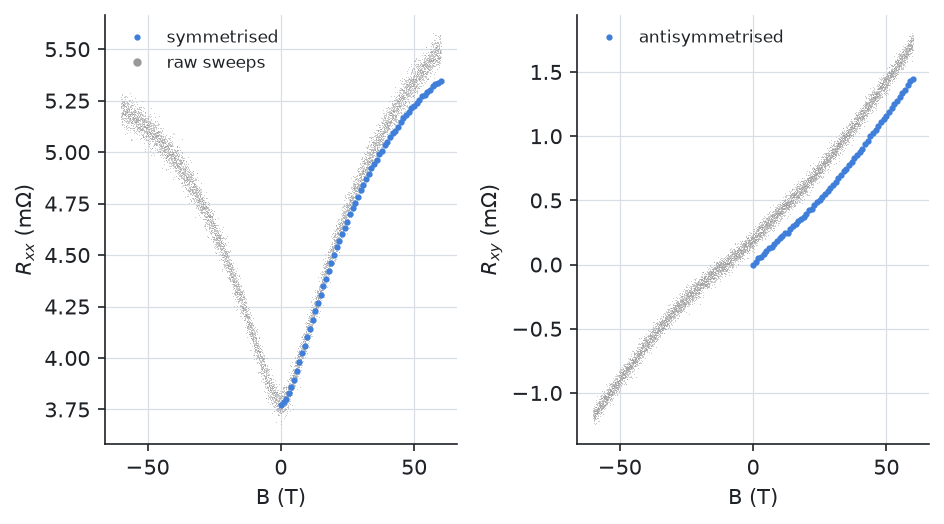

The Python source for this figure:
from _data import d, data, rate, surface, sweeps, true_rate

# --8<-- [start:example]
import numpy as np
from quantalyze.beta import boltzmann_fitting as bzf

print(data.head(3).to_string(float_format="{:.4g}".format))


# Before fitting: the model at your starting values must have the data's Hall sign. This is a
# hole pocket, so ρ_H > 0 for B > 0; reversed Hall contacts or field give the opposite sign.
def hall_sign_agrees(data, surface, rate, start):
    top = data["field"].idxmax()
    model = bzf.transport(surface, data["field"][top], rate=rate, parameters=start, layer_spacing=d)
    return np.sign(model["hall_resistivity"].iloc[0]) == np.sign(data["hall_resistivity"][top])


start = {"gamma0": 1e12, "gamma1": 1e12}
print("Hall sign agrees:", hall_sign_agrees(data, surface, rate, start))
print("...and with the Hall sign flipped:",
      hall_sign_agrees(data.assign(hall_resistivity=-data["hall_resistivity"]), surface, rate, start))

# Synthetic data only: compare with the truth, using the estimated errors.
truth = bzf.transport(surface, data["field"], rate=rate, parameters=true_rate, layer_spacing=d, extrapolate=True)
chi = {c: np.mean(((data[c] - truth[c]) / data[f"{c}_error"]) ** 2) for c in ("resistivity", "hall_resistivity")}
print(f"against the truth: χ²/n = {chi['resistivity']:.2f} (ρ_xx), {chi['hall_resistivity']:.2f} (ρ_H)")
# --8<-- [end:example]

import matplotlib.pyplot as plt
from _data import length, thickness, width

fig, (left, right) = plt.subplots(1, 2)
for sweep in sweeps:
    left.plot(sweep["field"], sweep["r_xx"] * 1e3, ",", color="0.6", alpha=0.5)
    right.plot(sweep["field"], sweep["r_xy"] * 1e3, ",", color="0.6", alpha=0.5)
left.plot(data["field"], data["resistivity"] * length / (width * thickness) * 1e3, ".", ms=4, label="symmetrised")
right.plot(data["field"], data["hall_resistivity"] / thickness * 1e3, ".", ms=4, label="antisymmetrised")
left.plot([], [], ".", color="0.6", label="raw sweeps")
left.set(xlabel="B (T)", ylabel=r"$R_{xx}$ (mΩ)")
right.set(xlabel="B (T)", ylabel=r"$R_{xy}$ (mΩ)")
left.legend(fontsize=8)
right.legend(fontsize=8)
fig.tight_layout()
